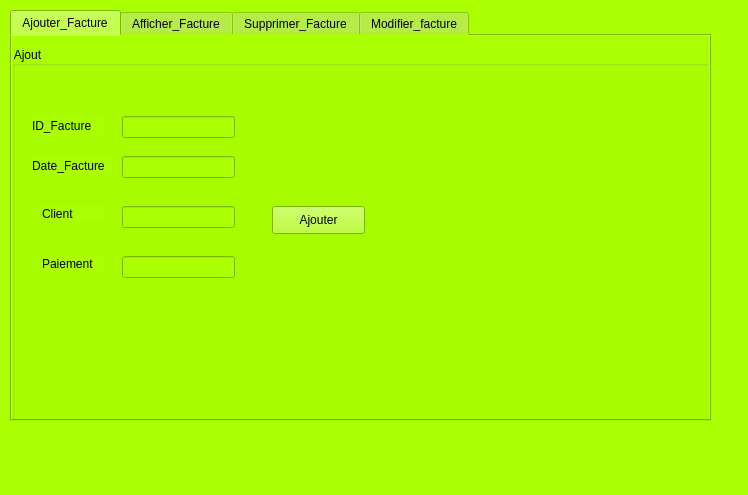
<?xml version="1.0" encoding="UTF-8"?>
<ui version="4.0">
 <class>MainWindow</class>
 <widget class="QMainWindow" name="MainWindow">
  <property name="geometry">
   <rect>
    <x>0</x>
    <y>0</y>
    <width>748</width>
    <height>495</height>
   </rect>
  </property>
  <property name="windowTitle">
   <string>MainWindow</string>
  </property>
  <property name="styleSheet">
   <string notr="true">background-color: rgb(170, 255, 0);</string>
  </property>
  <widget class="QWidget" name="centralwidget">
   <widget class="QTabWidget" name="tgh">
    <property name="geometry">
     <rect>
      <x>10</x>
      <y>10</y>
      <width>701</width>
      <height>411</height>
     </rect>
    </property>
    <property name="whatsThis">
     <string>&lt;html&gt;&lt;head/&gt;&lt;body&gt;&lt;p&gt;modifier&lt;/p&gt;&lt;p&gt;&lt;br/&gt;&lt;/p&gt;&lt;/body&gt;&lt;/html&gt;</string>
    </property>
    <property name="currentIndex">
     <number>0</number>
    </property>
    <widget class="QWidget" name="tab_3">
     <attribute name="title">
      <string>Ajouter_Facture</string>
     </attribute>
     <widget class="QGroupBox" name="groupBox_2">
      <property name="geometry">
       <rect>
        <x>0</x>
        <y>10</y>
        <width>771</width>
        <height>381</height>
       </rect>
      </property>
      <property name="title">
       <string>Ajout</string>
      </property>
      <widget class="QLabel" name="ID_2">
       <property name="geometry">
        <rect>
         <x>20</x>
         <y>70</y>
         <width>71</width>
         <height>20</height>
        </rect>
       </property>
       <property name="text">
        <string>ID_Facture</string>
       </property>
      </widget>
      <widget class="QLabel" name="date_2">
       <property name="geometry">
        <rect>
         <x>20</x>
         <y>110</y>
         <width>81</width>
         <height>20</height>
        </rect>
       </property>
       <property name="text">
        <string>Date_Facture</string>
       </property>
      </widget>
      <widget class="QLabel" name="client_2">
       <property name="geometry">
        <rect>
         <x>30</x>
         <y>160</y>
         <width>61</width>
         <height>16</height>
        </rect>
       </property>
       <property name="text">
        <string>Client</string>
       </property>
      </widget>
      <widget class="QLineEdit" name="ID">
       <property name="geometry">
        <rect>
         <x>110</x>
         <y>70</y>
         <width>113</width>
         <height>22</height>
        </rect>
       </property>
      </widget>
      <widget class="QLineEdit" name="date">
       <property name="geometry">
        <rect>
         <x>110</x>
         <y>110</y>
         <width>113</width>
         <height>22</height>
        </rect>
       </property>
      </widget>
      <widget class="QLineEdit" name="client">
       <property name="geometry">
        <rect>
         <x>110</x>
         <y>160</y>
         <width>113</width>
         <height>22</height>
        </rect>
       </property>
      </widget>
      <widget class="QPushButton" name="buttonajout">
       <property name="geometry">
        <rect>
         <x>260</x>
         <y>160</y>
         <width>93</width>
         <height>28</height>
        </rect>
       </property>
       <property name="text">
        <string>Ajouter</string>
       </property>
      </widget>
      <widget class="QLabel" name="payement_2">
       <property name="geometry">
        <rect>
         <x>30</x>
         <y>210</y>
         <width>61</width>
         <height>16</height>
        </rect>
       </property>
       <property name="text">
        <string>Paiement</string>
       </property>
      </widget>
      <widget class="QLineEdit" name="payement">
       <property name="geometry">
        <rect>
         <x>110</x>
         <y>210</y>
         <width>113</width>
         <height>22</height>
        </rect>
       </property>
      </widget>
     </widget>
    </widget>
    <widget class="QWidget" name="tab_4">
     <attribute name="title">
      <string>Afficher_Facture</string>
     </attribute>
     <widget class="QTableView" name="tableView">
      <property name="geometry">
       <rect>
        <x>30</x>
        <y>20</y>
        <width>641</width>
        <height>331</height>
       </rect>
      </property>
     </widget>
     <widget class="QLabel" name="label_2">
      <property name="geometry">
       <rect>
        <x>20</x>
        <y>-10</y>
        <width>731</width>
        <height>421</height>
       </rect>
      </property>
      <property name="text">
       <string/>
      </property>
      <property name="pixmap">
       <pixmap>../pic1.png</pixmap>
      </property>
      <property name="scaledContents">
       <bool>true</bool>
      </property>
     </widget>
     <zorder>label_2</zorder>
     <zorder>tableView</zorder>
    </widget>
    <widget class="QWidget" name="tab_5">
     <attribute name="title">
      <string>Supprimer_Facture</string>
     </attribute>
     <widget class="QLabel" name="ID_3">
      <property name="geometry">
       <rect>
        <x>30</x>
        <y>50</y>
        <width>71</width>
        <height>20</height>
       </rect>
      </property>
      <property name="text">
       <string>ID_Facture</string>
      </property>
     </widget>
     <widget class="QLineEdit" name="ID_4">
      <property name="geometry">
       <rect>
        <x>100</x>
        <y>50</y>
        <width>113</width>
        <height>22</height>
       </rect>
      </property>
     </widget>
     <widget class="QPushButton" name="button_sup">
      <property name="geometry">
       <rect>
        <x>260</x>
        <y>50</y>
        <width>93</width>
        <height>28</height>
       </rect>
      </property>
      <property name="styleSheet">
       <string notr="true">border-color: qlineargradient(spread:pad, x1:0, y1:1, x2:0, y2:0, stop:0 rgba(0, 0, 0, 255), stop:0.05 rgba(14, 8, 73, 255), stop:0.36 rgba(28, 17, 145, 255), stop:0.6 rgba(126, 14, 81, 255), stop:0.75 rgba(234, 11, 11, 255), stop:0.79 rgba(244, 70, 5, 255), stop:0.86 rgba(255, 136, 0, 255), stop:0.935 rgba(239, 236, 55, 255));</string>
      </property>
      <property name="text">
       <string>supprimer</string>
      </property>
     </widget>
     <widget class="QLabel" name="label_3">
      <property name="geometry">
       <rect>
        <x>0</x>
        <y>-20</y>
        <width>731</width>
        <height>421</height>
       </rect>
      </property>
      <property name="text">
       <string/>
      </property>
      <property name="pixmap">
       <pixmap>../pic1.png</pixmap>
      </property>
      <property name="scaledContents">
       <bool>true</bool>
      </property>
     </widget>
     <zorder>label_3</zorder>
     <zorder>ID_3</zorder>
     <zorder>ID_4</zorder>
     <zorder>button_sup</zorder>
    </widget>
    <widget class="QWidget" name="modifier">
     <attribute name="title">
      <string>Modifier_facture</string>
     </attribute>
     <widget class="QGroupBox" name="groupBox_4">
      <property name="geometry">
       <rect>
        <x>10</x>
        <y>10</y>
        <width>731</width>
        <height>371</height>
       </rect>
      </property>
      <property name="title">
       <string>Ajout</string>
      </property>
      <widget class="QLabel" name="ID_9">
       <property name="geometry">
        <rect>
         <x>20</x>
         <y>70</y>
         <width>71</width>
         <height>20</height>
        </rect>
       </property>
       <property name="text">
        <string>ID_Facture</string>
       </property>
      </widget>
      <widget class="QLabel" name="date_5">
       <property name="geometry">
        <rect>
         <x>20</x>
         <y>110</y>
         <width>81</width>
         <height>20</height>
        </rect>
       </property>
       <property name="text">
        <string>Date_Facture</string>
       </property>
      </widget>
      <widget class="QLabel" name="client_5">
       <property name="geometry">
        <rect>
         <x>30</x>
         <y>160</y>
         <width>61</width>
         <height>16</height>
        </rect>
       </property>
       <property name="text">
        <string>Client</string>
       </property>
      </widget>
      <widget class="QLineEdit" name="ID_10">
       <property name="geometry">
        <rect>
         <x>110</x>
         <y>70</y>
         <width>113</width>
         <height>22</height>
        </rect>
       </property>
      </widget>
      <widget class="QLineEdit" name="date_6">
       <property name="geometry">
        <rect>
         <x>110</x>
         <y>110</y>
         <width>113</width>
         <height>22</height>
        </rect>
       </property>
      </widget>
      <widget class="QLineEdit" name="client_6">
       <property name="geometry">
        <rect>
         <x>110</x>
         <y>160</y>
         <width>113</width>
         <height>22</height>
        </rect>
       </property>
      </widget>
      <widget class="QPushButton" name="buttonajout_3">
       <property name="geometry">
        <rect>
         <x>260</x>
         <y>160</y>
         <width>93</width>
         <height>28</height>
        </rect>
       </property>
       <property name="styleSheet">
        <string notr="true"/>
       </property>
       <property name="text">
        <string>Modifier</string>
       </property>
      </widget>
      <widget class="QLabel" name="payement_5">
       <property name="geometry">
        <rect>
         <x>30</x>
         <y>210</y>
         <width>61</width>
         <height>16</height>
        </rect>
       </property>
       <property name="text">
        <string>Paiement</string>
       </property>
      </widget>
      <widget class="QLineEdit" name="payement_6">
       <property name="geometry">
        <rect>
         <x>110</x>
         <y>210</y>
         <width>113</width>
         <height>22</height>
        </rect>
       </property>
      </widget>
      <widget class="QLabel" name="label_4">
       <property name="geometry">
        <rect>
         <x>-20</x>
         <y>-40</y>
         <width>761</width>
         <height>441</height>
        </rect>
       </property>
       <property name="text">
        <string/>
       </property>
       <property name="pixmap">
        <pixmap>../pic1.png</pixmap>
       </property>
       <property name="scaledContents">
        <bool>true</bool>
       </property>
      </widget>
      <zorder>label_4</zorder>
      <zorder>ID_9</zorder>
      <zorder>date_5</zorder>
      <zorder>client_5</zorder>
      <zorder>ID_10</zorder>
      <zorder>date_6</zorder>
      <zorder>client_6</zorder>
      <zorder>buttonajout_3</zorder>
      <zorder>payement_5</zorder>
      <zorder>payement_6</zorder>
     </widget>
    </widget>
   </widget>
  </widget>
  <widget class="QMenuBar" name="menubar">
   <property name="geometry">
    <rect>
     <x>0</x>
     <y>0</y>
     <width>748</width>
     <height>26</height>
    </rect>
   </property>
  </widget>
  <widget class="QStatusBar" name="statusbar"/>
 </widget>
 <resources/>
 <connections/>
</ui>
